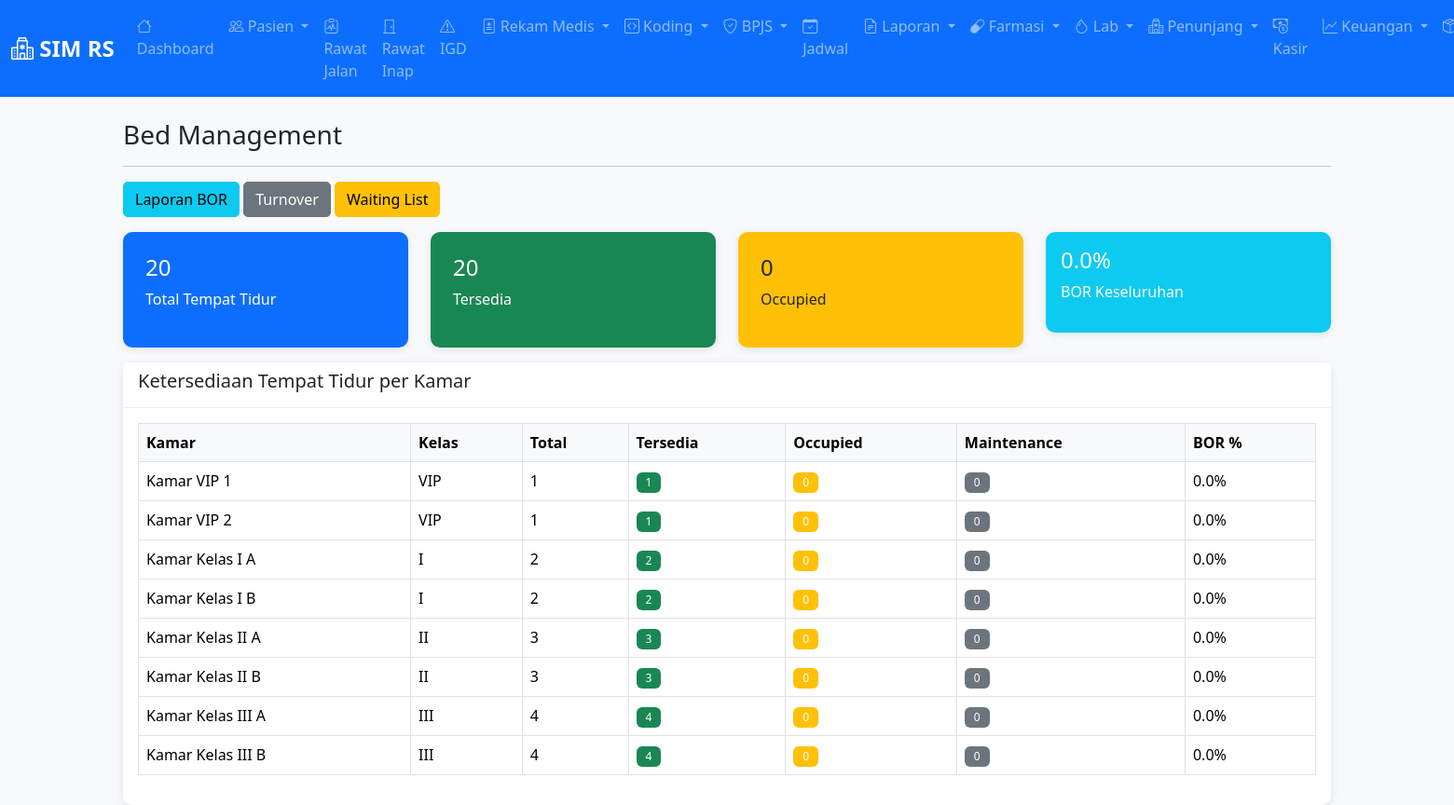
The app's page /bed/ (signed in) with its own data.
### app/models.py (models this page shows, shortened)
class Kamar(db.Model):
    __tablename__ = 'kamar'
    id = db.Column(db.Integer, primary_key=True)
    nama = db.Column(db.String(50), nullable=False)
    kode = db.Column(db.String(20), unique=True, nullable=False)
    kelas = db.Column(db.String(20), nullable=False)  # VIP, I, II, III
    kapasitas = db.Column(db.Integer, default=1)
    tarif = db.Column(db.Numeric(12, 2), default=0)
    lantai = db.Column(db.String(20))
    aktif = db.Column(db.Boolean, default=True)
    tempat_tidur = db.relationship('TempatTidur', backref='kamar', lazy=True)

### app/routes/bed_management.py (the view)
@bed_bp.route('/')
@login_required
def index():
    kamar_list = Kamar.query.all()
    bed_summary = []
    for kamar in kamar_list:
        tempat_tidur = kamar.tempat_tidur
        total = len(tempat_tidur)
        tersedia = sum(1 for tt in tempat_tidur if tt.status == 'tersedia')
        occupied = sum(1 for tt in tempat_tidur if tt.status == 'occupied')
        maintenance = sum(1 for tt in tempat_tidur if tt.status == 'maintenance')
        if total > 0:
            bor = (occupied / total) * 100
        else:
            bor = 0
        bed_summary.append({
            'kamar': kamar,
            'total': total,
            'tersedia': tersedia,
            'occupied': occupied,
            'maintenance': maintenance,
            'bor': round(bor, 1)
        })
    total_beds = sum(b['total'] for b in bed_summary)
    total_tersedia = sum(b['tersedia'] for b in bed_summary)
    total_occupied = sum(b['occupied'] for b in bed_summary)
    overall_bor = (total_occupied / total_beds * 100) if total_beds > 0 else 0
    return render_template('bed/index.html',
                         bed_summary=bed_summary,
                         total_beds=total_beds,
                         total_tersedia=total_tersedia,
                         total_occupied=total_occupied,
                         overall_bor=round(overall_bor, 1))

### app/models.py (called while the page is built)
@login_manager.user_loader
def load_user(user_id):
    return User.query.get(int(user_id))

### app/templates/bed/index.html (shortened to what this page needs)
{% extends "layouts/base.html" %}
{% block content %}
<div class="row">
    <div class="col-12">
        <h3> Bed Management</h3>
        <hr>
    </div>
</div>
<div class="row mb-3">
    <div class="col-md-12">
        <a href="{{ url_for('bed.occupancy') }}" class="btn btn-info">Laporan BOR</a>
        <a href="{{ url_for('bed.turnover') }}" class="btn btn-secondary">Turnover</a>
        <a href="{{ url_for('bed.waiting') }}" class="btn btn-warning">Waiting List</a>
    </div>
</div>
<div class="row mb-3">
    <div class="col-md-3">
        <div class="card bg-primary text-white">
            <div class="card-body">
                <h4>{{ total_beds }}</h4>
                <p>Total Tempat Tidur</p>
            </div>
        </div>
    </div>
    <div class="col-md-3">
        <div class="card bg-success text-white">
            <div class="card-body">
                <h4>{{ total_tersedia }}</h4>
                <p>Tersedia</p>
            </div>
        </div>
    </div>
    <div class="col-md-3">
        <div class="card bg-warning text-dark">
            <div class="card-body">
                <h4>{{ total_occupied }}</h4>
                <p>Occupied</p>
            </div>
        </div>
    </div>
    <div class="col-md-3">
        <div class="card bg-info text-white">
            <div class="card-body">
                <h4>{{ overall_bor }}%</h4>
                <p>BOR Keseluruhan</p>
            </div>
        </div>
    </div>
</div>
<div class="row">
    <div class="col-12">
        <div class="card">
            <div class="card-header">
                <h5>Ketersediaan Tempat Tidur per Kamar</h5>
            </div>
            <div class="card-body">
                <div class="table-responsive">
                    <table class="table table-bordered">
                        <thead>
                            <tr>
                                <th>Kamar</th>
                                <th>Kelas</th>
                                <th>Total</th>
                                <th>Tersedia</th>
                                <th>Occupied</th>
                                <th>Maintenance</th>
                                <th>BOR %</th>
                            </tr>
                        </thead>
                        <tbody>
                            {% for bed in bed_summary %}
                            <tr>
                                <td>{{ bed.kamar.nama }}</td>
                                <td>{{ bed.kamar.kelas }}</td>
                                <td>{{ bed.total }}</td>
                                <td><span class="badge bg-success">{{ bed.tersedia }}</span></td>
                                <td><span class="badge bg-warning">{{ bed.occupied }}</span></td>
                                <td><span class="badge bg-secondary">{{ bed.maintenance }}</span></td>
                                <td>{{ bed.bor }}%</td>
                            </tr>
                            {% else %}
                            <tr>
                                <td colspan="7" class="text-center">Belum ada data kamar</td>
                            </tr>
                            {% endfor %}
                        </tbody>
                    </table>
                </div>
            </div>
        </div>
    </div>
</div>
{% endblock %}

### app/static/css/style.css (style rules this page uses)
:root { --primary-color: #0d6efd; --secondary-color: #6c757d; }
body { font-family: 'Segoe UI', Tahoma, Geneva, Verdana, sans-serif; background-color: #f8f9fa; }
.card { border: none; border-radius: 10px; box-shadow: 0 2px 10px rgba(0, 0, 0, 0.1); }
.card-header { background-color: white; border-bottom: 1px solid #eee; font-weight: 600; }
.table th { background-color: #f8f9fa; font-weight: 600; border-top: none; }
.btn { border-radius: 5px; }
.badge { padding: 5px 10px; font-weight: 500; }
.card.bg-primary, .card.bg-success, .card.bg-warning, .card.bg-danger { border-radius: 10px; }
.card.bg-primary .card-body, .card.bg-success .card-body, .card.bg-warning .card-body, .card.bg-danger .card-body { padding: 1.5rem; }

### records on screen
Kamar: kamar.nama "Kamar VIP 1", kamar.kelas "VIP"
Kamar: kamar.nama "Kamar VIP 2", kamar.kelas "VIP"
Kamar: kamar.nama "Kamar Kelas I A", kamar.kelas "I"
Kamar: kamar.nama "Kamar Kelas I B", kamar.kelas "I"
Kamar: kamar.nama "Kamar Kelas II A", kamar.kelas "II"
Kamar: kamar.nama "Kamar Kelas II B", kamar.kelas "II"
Kamar: kamar.nama "Kamar Kelas III A", kamar.kelas "III"
Kamar: kamar.nama "Kamar Kelas III B", kamar.kelas "III"

### other values on screen
{{ total_beds }} "20"
{{ total_tersedia }} "20"
{{ total_occupied }} "0"
{{ overall_bor }} "0.0"
{{ bed.total }} "1" "1" "2" "2" "3" "3" "4" "4"
{{ bed.tersedia }} "1" "1" "2" "2" "3" "3" "4" "4"
{{ bed.occupied }} "0" "0" "0" "0" "0" "0" "0" "0"
{{ bed.maintenance }} "0" "0" "0" "0" "0" "0" "0" "0"
{{ bed.bor }} "0.0" "0.0" "0.0" "0.0" "0.0" "0.0" "0.0" "0.0"
